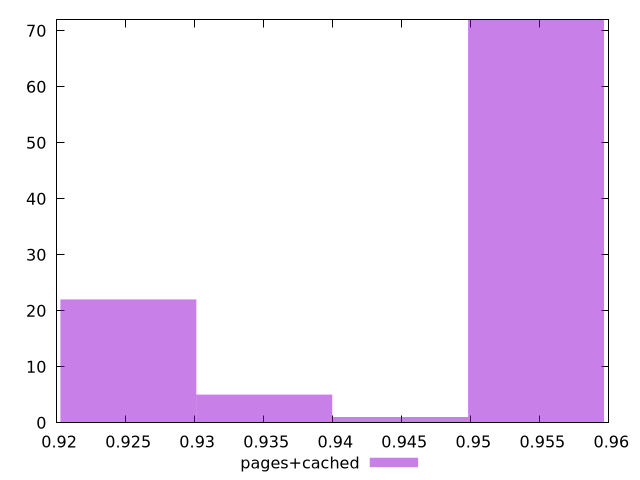

Source code (gnuplot):
$_pagesCached <<EOF
0.9547257574888071 72
0.9251981567417306 22
0.9448832239064482 1
0.9350406903240893 5
EOF
set key outside below
set terminal pngcairo
set output "report_00004_2020-11-02T20-21-41.718Z/first-meaningful-paint/pages+cached//hist.png"
set yrange [0:72]
set boxwidth 0.009842533582358835
set style fill transparent solid 0.5 noborder
plot $_pagesCached title "pages+cached" with boxes ,
